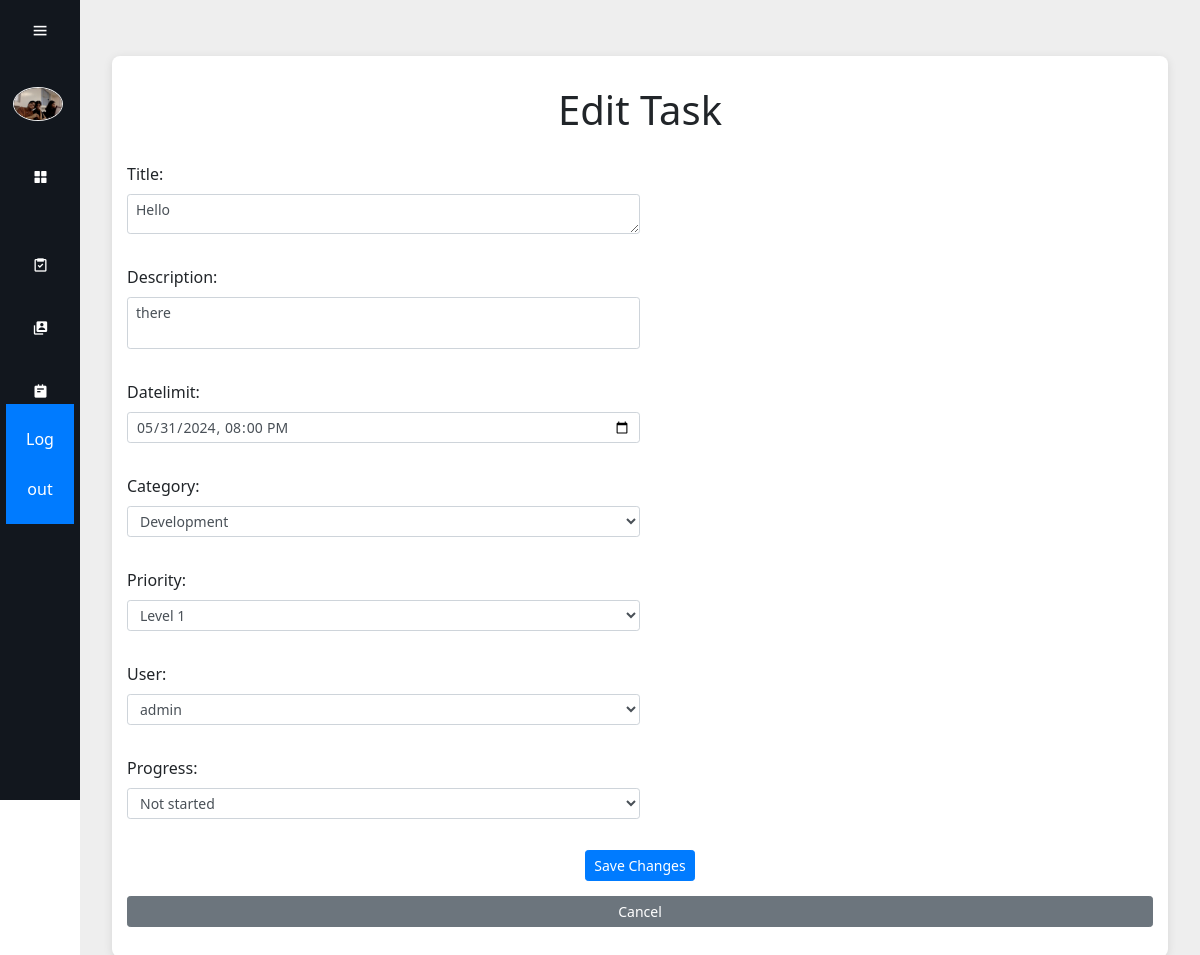
Screenshot of /editar-tarea/1/ (signed in) with the database file from the repository.
### tasks/models.py (models this page shows, shortened)
class Tasks(models.Model):
    class Urgency (models.IntegerChoices):
        LV1 = 1, "Level 1"
        LV2 = 2, "Level 2"
        LV3 = 3, "Level 3"
        LV4 = 4, "Level 4"
        LV5 = 5, "Level 5"
    class Completion (models.IntegerChoices):
        Completed = 1, "Completed"
        Incomplete = 2, "Incomplete"
        NotStarted = 3, "Not started"
    Categories = {
        ("TECH", "Technological"),
        ("ADMIN", "Administrative"),
        ("DEV", "Development"),
        ("TEAM", "WorkMate Internal"),
        ("OTHER", "Other")
    }
    title = models.TextField(max_length = 300, blank=False)
    description = models.TextField(max_length = 600, blank=False)
    datelimit = models.DateTimeField()
    category = models.CharField(max_length = 20,choices=Categories)
    priority = models.IntegerField(default=Urgency.LV1, choices=Urgency, blank=False)
    notes = models.TextField(max_length = 300, blank=True)
    user = models.ForeignKey(workmateUser, on_delete=models.CASCADE)
    progress = models.IntegerField(default=Completion.NotStarted, choices=Completion, blank=False)

### base/views.py (the view)
# urls.py: path('editar-tarea/<int:task_id>/', views.editar_tarea, name='editar_tarea'),
@login_required
@permission_required('tasks.change_task', raise_exception=True)
def editar_tarea(request, task_id):
    task = get_object_or_404(Tasks, id=task_id)
    if request.method == 'POST':
        form = WorkmateTaskCreationForm(request.POST, instance=task)
        if form.is_valid():
            form.save()
            messages.success(request, 'Task updated successfully!')
            return redirect('base:gestion_tareas')
    else:
        form = WorkmateTaskCreationForm(instance=task)
    return render(request, 'editar-tarea.html', {'form': form, 'task': task})

### base/form.py (shortened to what this page needs)
class WorkmateTaskCreationForm(ModelForm):
    class Meta:
        model = Tasks
        fields = ('title', 'description', 'datelimit', 'category', 'priority', 'user', 'progress')
        widgets = {
            'datelimit': DateTimeInput(attrs={'type': 'datetime-local'}),
        }
    def __init__(self, *args, **kwargs):
        super().__init__(*args, **kwargs)
        for field_name, field in self.fields.items():
            field.widget.attrs.update({'class': 'form-control form-control-sm w-50'})
        self.fields['title'].widget.attrs.update({
            'style': 'width: 100%; height: 40px;',  # Más ancho y menor altura
        })
        self.fields['description'].widget.attrs.update({
            'rows': 2,  # Reduce el número de filas para hacerlo horizontal
            'style': 'width: 100%; resize: none;',  # Evita el redimensionamiento
        })

### workmates/models.py (called while the page is built)
    def __str__(self):
        return self.username

### base/templates/editar-tarea.html (shortened to what this page needs)
{% load static %}
<html lang="en">
  <head>
    <link rel="stylesheet" href="{% static 'css/dashboard.css' %}">
    <link href="https://unpkg.com/boxicons@2.1.4/css/boxicons.min.css" rel="stylesheet">
    <link href="https://stackpath.bootstrapcdn.com/bootstrap/4.5.2/css/bootstrap.min.css" rel="stylesheet">
  </head>
  <body>
    <div class="sidebar">
        <div class="top">
          <i class="bx bx-menu" id="btn"></i>
        </div>
        <div class="user">
          <img src="{% static "user-img.jpg" %}" alt="me" class="user-img">
          <div>
          </div>
        </div>
        <ul>
          <li>
            <a href="/">
              <i class="bx bxs-grid-alt"></i>
            </a>
          </li>
          {% if perms.tasks.view_task %}
          <li>
            <a href="/gestion-tareas/">
              <i class="bx bx-task"></i>
            </a>
          </li>
          {% endif %}
          {% if perms.user.edit_user %}
          <li>
            <a href="/gestion-usuarios/">
              <i class="bx bxs-user-account"></i>
            </a>
          </li>
          {% endif %}
          <li>
            <a href="/mis-tareas/">
              <i class="bx bxs-notepad"></i>
            </a>
          </li>
          <li>
            <form method="POST" action="{% url 'base:logout' %}" class="logout-form">
              <button type="submit" aria-label="Logout">Log out</button>
            </form>
          </li>
        </ul>
      </div>
    <div class="main-content">
      <div class="container mt-4">
        <h1>Edit Task</h1>
        <form method="POST" action="{% url 'base:editar_tarea' task.id %}">
          {{ form.as_p }}
          <button type="submit" class="btn btn-primary btn-sm">Save Changes</button>
          <a href="{% url 'base:gestion_tareas' %}" class="btn btn-secondary btn-sm">Cancel</a>
        </form>
      </div>
    </div>
  </body>
</html>

### base/static/css/dashboard.css (style rules this page uses)
* { margin: 0; padding: 0; box-sizing: border-box; font-family: 'Segoe UI', Tahoma, Geneva, Verdana, sans-serif; }
.user-img { width: 50px; border-radius: 100%; border: 1px solid #eee; }
.sidebar { position: absolute; top: 0; left: 0; height: 100vh; width: 80px; background-color: #12171e; padding: 0.4rem 0.8rem; transition: all 0.5s ease; }
.sidebar #btn { position: absolute; color: #fff; top: .4rem; left: 50%; font-size: 1.2rem; line-height: 50px; transform: translateX(-50%); cursor: pointer; }
.user { display: flex; align-items: center; margin: 1rem 0; }
.sidebar ul li { position: relative; list-style-type: none; height: 50px; width: 90%; margin: 0.8rem auto; line-height: 50px; }
.sidebar ul li a { color: #fff; display: flex; align-items: center; text-decoration: none; border-radius: 0.8rem; }
.sidebar ul li a i { min-width: 50px; text-align: center; height: 50px; border-radius: 12px; line-height: 50px; }
.main-content { position: relative; background-color: #eee; min-height: 100vh; top: 0; left: 80px; transition: all 0.5s ease; width: calc(100% - 80px); padding: 2rem; display: flex; justify-content: center; align-items: flex-start; }
.container { display: grid; gap: 20px; /grid-template-columns: repeat(auto-fill, minmax(300px, 1fr)); / Responsive two-column layout */ max-width: 1200px; width: 200%; background-color: #fff; padding: 30px; border-radius: 8px; box-shadow: 0 2px 10px rgba(0, 0, 0, 0.1); }
h1 { grid-column: 1 / -1; font-size: 1.8rem; margin-bottom: 20px; text-align: center; }
form { grid-column: 1 / -1; display: flex; flex-direction: column; gap: 15px; }
button { align-self: center; padding: 10px 20px; background-color: #007bff; color: #fff; border: none; border-radius: 4px; cursor: pointer; }
a { text-align: center; color: #007bff; text-decoration: none; font-weight: 500; }

### rows the page displays
Tasks: title "Hello", description "there", datelimit "05/31/2024 20:00", category "Development", priority "Level 1", user "admin", progress "Not started"
